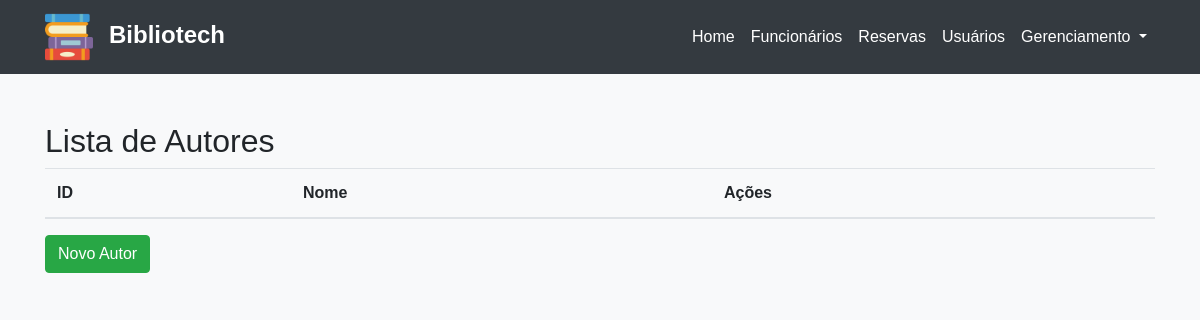
The app's page /autores/, older data.
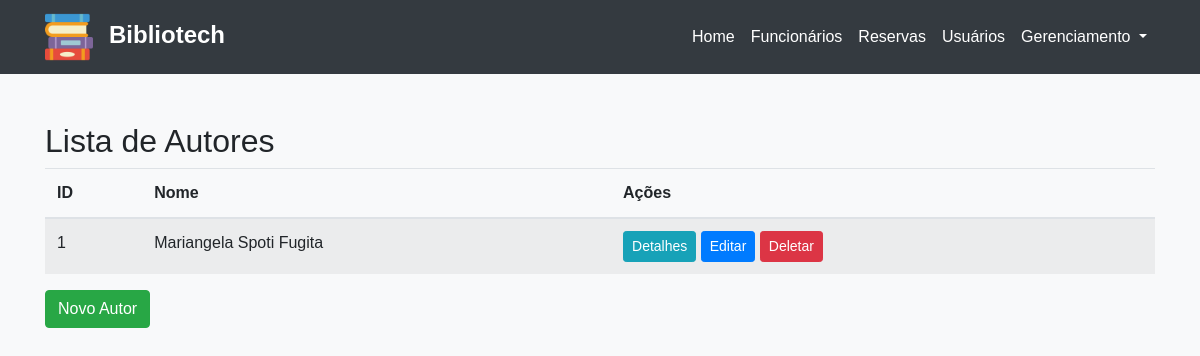
The same page, newer data.
### appmodelo/models.py (models this page shows, shortened)
class Autor(models.Model):
    nome = models.CharField(max_length=100)

### appmodelo/views/AutorViews.py (the view)
# urls.py: path('autores/', lista_autores, name='lista_autores'),
def lista_autores(request):
    autores = Autor.objects.all()
    return render(request, 'lista_autores.html', {'autores': autores})

### appmodelo/templates/lista_autores.html
{% extends 'Header.html' %} {% block content %}
<h2>Lista de Autores</h2>
<table class="table table-striped">
  <thead>
    <tr>
      <th>ID</th>
      <th>Nome</th>
      <th>Ações</th>
    </tr>
  </thead>
  <tbody>
    {% for autor in autores %}
    <tr>
      <td>{{ autor.id }}</td>
      <td>{{ autor.nome }}</td>
      <td>
        <a
          href="{% url 'detalhes_autor' autor.id %}"
          class="btn btn-info btn-sm"
          >Detalhes</a
        >
        <a
          href="{% url 'editar_autor' autor.id %}"
          class="btn btn-primary btn-sm"
          >Editar</a
        >
        <a
          href="{% url 'deletar_autor' autor.id %}"
          class="btn btn-danger btn-sm"
          >Deletar</a
        >
      </td>
    </tr>
    {% endfor %}
  </tbody>
</table>
<a href="{% url 'novo_autor' %}" class="btn btn-success">Novo Autor</a>
{% endblock %}

Row changes from the older to the newer data that the page shows:
added Autor: id "1", nome "Mariangela Spoti Fugita"
